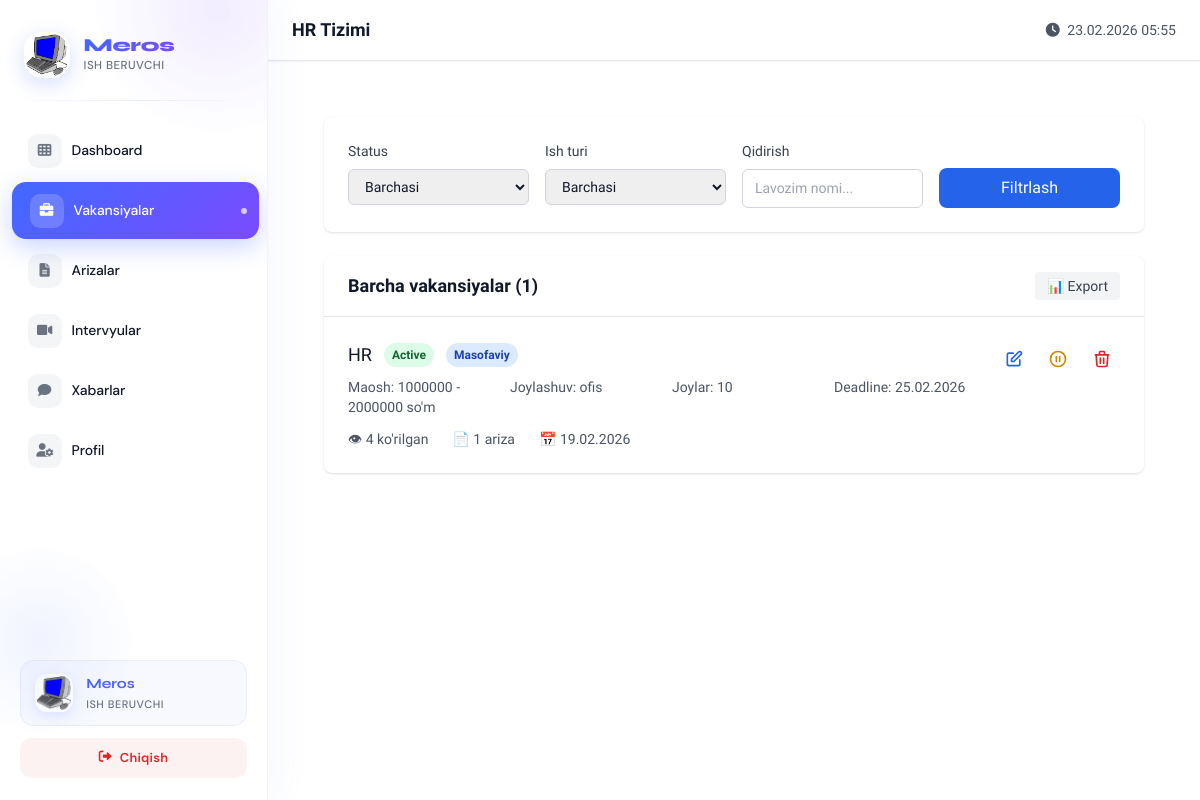
Before: /employer/jobs/ (signed in) with the older database file.
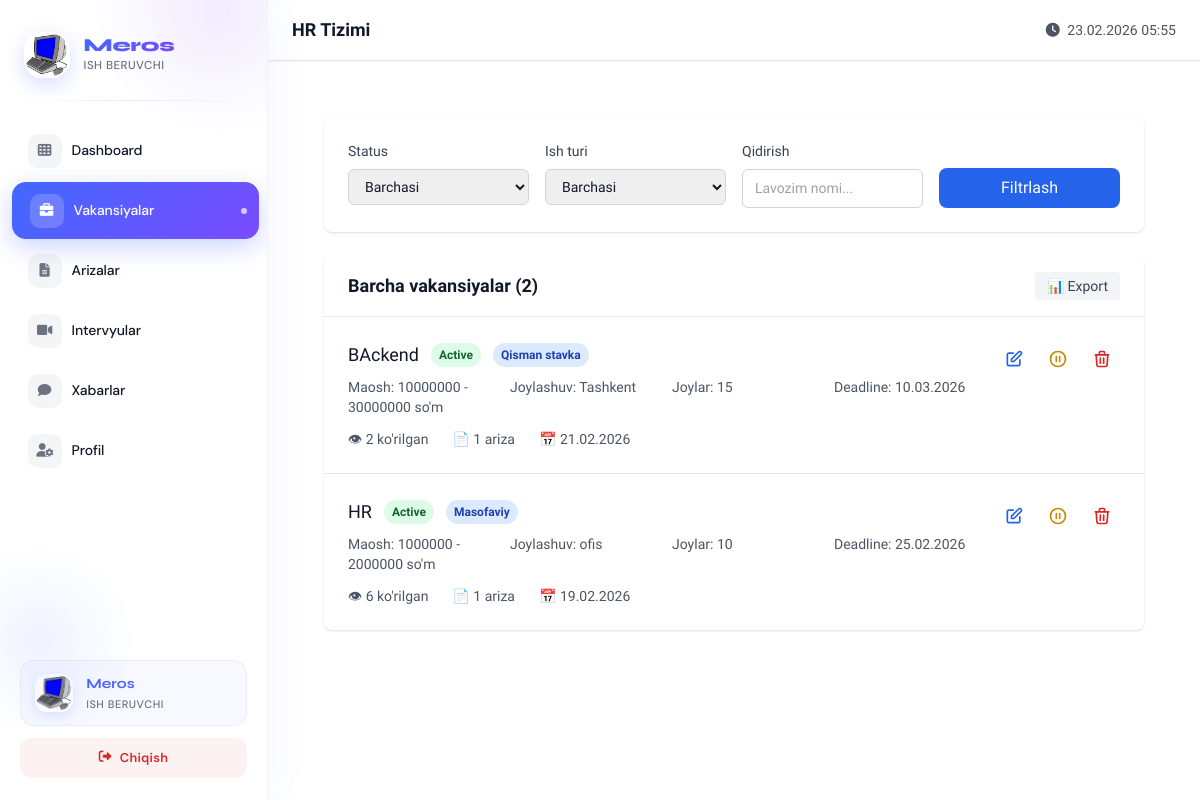
After: the same page with the newer database file.
### hr_bolim/models.py (models this page shows, shortened)
class EmployerJob(models.Model):
    STATUS_CHOICES = (
        ("draft", "Draft"),
        ("active", "Active"),
        ("closed", "Closed"),
        ("paused", "Paused"),
    )
    EMPLOYMENT_TYPE = (
        ("full-time", "To'liq stavka"),
        ("part-time", "Qisman stavka"),
        ("remote", "Masofaviy"),
        ("hybrid", "Gibrid"),
        ("internship", "Stajirovka"),
    )
    company = models.ForeignKey(Company, on_delete=models.CASCADE, related_name='jobs')
    title = models.CharField(max_length=200)
    employment_type = models.CharField(max_length=50, choices=EMPLOYMENT_TYPE)
    salary_min = models.DecimalField(max_digits=12, decimal_places=0, blank=True, null=True)
    salary_max = models.DecimalField(max_digits=12, decimal_places=0, blank=True, null=True)
    requirements = models.TextField()
    responsibilities = models.TextField()
    benefits = models.TextField(blank=True, null=True)
    location = models.CharField(max_length=200)
    deadline = models.DateTimeField()
    positions_count = models.PositiveIntegerField(default=1)
    status = models.CharField(max_length=20, choices=STATUS_CHOICES, default="draft")
    view_count = models.PositiveIntegerField(default=0)
    application_count = models.PositiveIntegerField(default=0)
    created_at = models.DateTimeField(auto_now_add=True)
    updated_at = models.DateTimeField(auto_now=True)

### hr_bolim/views.py (the view)
# urls.py: path('employer/jobs/', employer_jobs, name='employer_jobs'),
@login_required
@employer_required
def employer_jobs(request):
    try:
        company = Company.objects.get(user=request.user)
    except Company.DoesNotExist:
        return redirect('employer_register')
    jobs = EmployerJob.objects.filter(company=company).order_by('-created_at')
    context = {
        'company': company,
        'jobs': jobs,
    }
    return render(request, 'hr_bolim/employer/jobs.html', context)

### hr_bolim/views.py (called while the page is built)
def employer_required(view_func):
    @wraps(view_func)
    def _wrapped(request, *args, **kwargs):
        if not request.user.is_authenticated:
            from django.contrib.auth.views import redirect_to_login
            return redirect_to_login(request.get_full_path())
        if getattr(request.user, 'role', None) != 'employer':
            return redirect('home')
        return view_func(request, *args, **kwargs)
    return _wrapped

### hr_bolim/templates/hr_bolim/employer/jobs.html (shortened to what this page needs)
{% extends 'hr_bolim/base_with_sidebar.html' %}
{% load static %}
{% block employer_content %}
<div class="max-w-7xl mx-auto px-4 sm:px-6 lg:px-8 py-8">
        <div class="bg-white rounded-lg shadow p-6 mb-6">
            <div class="grid grid-cols-1 md:grid-cols-4 gap-4">
                <div>
                    <label class="block text-sm font-medium text-gray-700 mb-2">Status</label>
                    <select class="form-input" id="statusFilter">
                        <option value="">Barchasi</option>
                    </select>
                </div>
                <div>
                    <label class="block text-sm font-medium text-gray-700 mb-2">Ish turi</label>
                    <select class="form-input" id="typeFilter">
                        <option value="">Barchasi</option>
                    </select>
                </div>
                <div>
                    <label class="block text-sm font-medium text-gray-700 mb-2">Qidirish</label>
                    <input type="text" id="searchInput" placeholder="Lavozim nomi..." class="form-input">
                </div>
                <div class="flex items-end">
                    <button onclick="filterJobs()" class="w-full px-4 py-2 bg-blue-600 text-white rounded-lg hover:bg-blue-700">
                        Filtrlash
                    </button>
                </div>
            </div>
        </div>
        <div class="bg-white rounded-lg shadow">
            <div class="px-6 py-4 border-b border-gray-200">
                <div class="flex justify-between items-center">
                    <h2 class="text-lg font-semibold text-gray-900">Barcha vakansiyalar ({{ jobs.count }})</h2>
                    <div class="flex space-x-2">
                        <button onclick="exportJobs()" class="px-3 py-1 text-sm bg-gray-100 text-gray-700 rounded hover:bg-gray-200">
                            📊 Export
                        </button>
                    </div>
                </div>
            </div>
            <div class="divide-y divide-gray-200">
                {% for job in jobs %}
                <div class="p-6 hover:bg-gray-50 job-item" data-status="{{ job.status }}" data-type="{{ job.employment_type }}" data-title="{{ job.title|lower }}">
                    <div class="flex justify-between items-start">
                        <div class="flex-1">
                            <div class="flex items-center space-x-3">
                                <h3 class="text-lg font-medium text-gray-900">{{ job.title }}</h3>
                                <span class="inline-flex px-2 py-1 text-xs font-semibold rounded-full
                                    {% if job.status == 'active' %}bg-green-100 text-green-800
                                    {% elif job.status == 'draft' %}bg-gray-100 text-gray-800
                                    {% elif job.status == 'closed' %}bg-red-100 text-red-800
                                    {% else %}bg-yellow-100 text-yellow-800{% endif %}">
                                    {{ job.get_status_display }}
                                </span>
                                <span class="inline-flex px-2 py-1 text-xs font-semibold rounded-full bg-blue-100 text-blue-800">
                                    {{ job.get_employment_type_display }}
                                </span>
                            </div>
                            <div class="mt-2 grid grid-cols-2 md:grid-cols-4 gap-4 text-sm text-gray-600">
                                <div>
                                    <span class="font-medium">Maosh:</span>
                                    {% if job.salary_min and job.salary_max %}
                                        {{ job.salary_min }} - {{ job.salary_max }} so'm
                                    {% elif job.salary_min %}
                                        {{ job.salary_min }} so'm dan
                                    {% else %}
                                        Kelishilgan
                                    {% endif %}
                                </div>
                                <div>
                                    <span class="font-medium">Joylashuv:</span> {{ job.location }}
                                </div>
                                <div>
                                    <span class="font-medium">Joylar:</span> {{ job.positions_count }}
                                </div>
                                <div>
                                    <span class="font-medium">Deadline:</span> {{ job.deadline|date:"d.m.Y" }}
                                </div>
                            </div>
                            <div class="mt-3 flex items-center space-x-6 text-sm text-gray-600">
                                <span>👁 {{ job.view_count }} ko'rilgan</span>
                                <span>📄 {{ job.application_count }} ariza</span>
                                <span>📅 {{ job.created_at|date:"d.m.Y" }}</span>
                            </div>
                        </div>
                        <div class="ml-4 flex space-x-2">
                            <a href="{% url 'edit_job' job.id %}" class="p-2 text-blue-600 hover:bg-blue-50 rounded-lg" title="Tahrirlash">
                                <svg class="w-5 h-5" fill="none" stroke="currentColor" viewBox="0 0 24 24">
                                    <path stroke-linecap="round" stroke-linejoin="round" stroke-width="2" d="M11 5H6a2 2 0 00-2 2v11a2 2 0 002 2h11a2 2 0 002-2v-5m-1.414-9.414a2 2 0 112.828 2.828L11.828 15H9v-2.828l8.586-8.586z"></path>
                                </svg>
                            </a>
                            {% if job.status == 'active' %}
                                <button onclick="toggleJobStatus({{ job.id }}, 'paused')" class="p-2 text-yellow-600 hover:bg-yellow-50 rounded-lg" title="Pauza">
                                    <svg class="w-5 h-5" fill="none" stroke="currentColor" viewBox="0 0 24 24">
                                        <path stroke-linecap="round" stroke-linejoin="round" stroke-width="2" d="M10 9v6m4-6v6m7-3a9 9 0 11-18 0 9 9 0 0118 0z"></path>
                                    </svg>
                                </button>
                            {% endif %}
                            <button onclick="deleteJob({{ job.id }})" class="p-2 text-red-600 hover:bg-red-50 rounded-lg" title="O'chirish">
                                <svg class="w-5 h-5" fill="none" stroke="currentColor" viewBox="0 0 24 24">
                                    <path stroke-linecap="round" stroke-linejoin="round" stroke-width="2" d="M19 7l-.867 12.142A2 2 0 0116.138 21H7.862a2 2 0 01-1.995-1.858L5 7m5 4v6m4-6v6m1-10V4a1 1 0 00-1-1h-4a1 1 0 00-1 1v3M4 7h16"></path>
                                </svg>
                            </button>
                        </div>
                    </div>
                </div>
                {% endfor %}
            </div>
        </div>
    </div>
</div>
{% endblock %}

### hr_bolim/templates/hr_bolim/base_with_sidebar.html (shortened to what this page needs)
{% load static %}
<!DOCTYPE html>
<html lang="uz">
<head>
    <script src="https://cdn.tailwindcss.com"></script>
    <link rel="stylesheet" href="https://cdnjs.cloudflare.com/ajax/libs/font-awesome/6.0.0/css/all.min.css">
</head>
<body>
    {% include 'hr_bolim/components/sidebar.html' %}
    <div class="main-content-with-sidebar">
        <header class="bg-white shadow-sm border-b border-gray-200">
            <div class="px-6 py-4">
                <div class="flex justify-between items-center">
                    <h2 class="text-lg font-semibold text-gray-900">{% block page_title %}HR Tizimi{% endblock %}</h2>
                    <div class="flex items-center space-x-4">
                        <span class="text-sm text-gray-600">
                            <i class="fas fa-clock mr-1"></i>
                            {% now "d.m.Y H:i" %}
                        </span>
                    </div>
                </div>
            </div>
        </header>
        <main class="px-6 py-6">
            {% block employer_content %}
            {% endblock %}
    </body>
</html>

### hr_bolim/templates/hr_bolim/components/sidebar.html (shortened to what this page needs)
<div class="universal-sidebar" id="universalSidebar">
    <div class="sidebar-header">
        <div class="sidebar-logo">
            <img class="sidebar-logo-avatar" src="/media/company_logos/komp.png" alt="Meros">
            <div class="sidebar-logo-info">
                <div class="sidebar-logo-text">Meros</div>
                <div class="sidebar-subtitle">Ish beruvchi</div>
            </div>
        </div>
    </div>
    <div class="sidebar-divider"></div>
    <nav class="sidebar-nav">
        {% if request.user.role == 'candidate' %}
            {% include 'hr_bolim/components/candidate_sidebar_content.html' %}
        {% elif request.user.role == 'employer' %}
            {% include 'hr_bolim/components/employer_sidebar_content.html' %}
        {% elif request.user.role == 'admin' %}
            {% include 'hr_bolim/components/admin_sidebar_content.html' %}
        {% endif %}
    </nav>
    <div class="sidebar-footer">
        <div class="sidebar-footer-top">
            <img class="sidebar-footer-avatar" src="/media/company_logos/komp.png" alt="Meros">
            <div class="sidebar-footer-info">
                <div class="sidebar-footer-name">Meros</div>
                <div class="sidebar-footer-role">Ish beruvchi</div>
            </div>
        </div>
        <div class="sidebar-actions">
            <form method="post" action="{% url 'logout' %}" style="margin:0;">
                <button type="submit" class="sidebar-action-btn sidebar-action-logout" style="border:none; cursor:pointer;">
                    <i class="fas fa-sign-out-alt"></i> Chiqish
                </button>
            </form>
        </div>
    </div>
</div>

### hr_bolim/templates/hr_bolim/components/employer_sidebar_content.html
<div class="sidebar-section">
    <a href="{% url 'employer_dashboard' %}" class="sidebar-link {% if request.resolver_match.url_name == 'employer_dashboard' %}active{% endif %}">
        <div class="sidebar-link-icon">
            <i class="fas fa-th"></i>
        </div>
        <div class="sidebar-link-text">Dashboard</div>
    </a>
    <a href="{% url 'employer_jobs' %}" class="sidebar-link {% if request.resolver_match.url_name == 'employer_jobs' %}active{% endif %}">
        <div class="sidebar-link-icon">
            <i class="fas fa-briefcase"></i>
        </div>
        <div class="sidebar-link-text">Vakansiyalar</div>
    </a>
    <a href="{% url 'employer_applications' %}" class="sidebar-link {% if request.resolver_match.url_name == 'employer_applications' %}active{% endif %}">
        <div class="sidebar-link-icon">
            <i class="fas fa-file-alt"></i>
        </div>
        <div class="sidebar-link-text">Arizalar</div>
    </a>
    <a href="{% url 'employer_interviews' %}" class="sidebar-link {% if request.resolver_match.url_name == 'employer_interviews' %}active{% endif %}">
        <div class="sidebar-link-icon">
            <i class="fas fa-video"></i>
        </div>
        <div class="sidebar-link-text">Intervyular</div>
    </a>
    <a href="{% url 'employer_messages' %}" class="sidebar-link {% if request.resolver_match.url_name == 'employer_messages' %}active{% endif %}">
        <div class="sidebar-link-icon">
            <i class="fas fa-comment"></i>
        </div>
        <div class="sidebar-link-text">Xabarlar</div>
    </a>
    <a href="{% url 'employer_profile' %}" class="sidebar-link {% if request.resolver_match.url_name == 'employer_profile' %}active{% endif %}">
        <div class="sidebar-link-icon">
            <i class="fas fa-user-cog"></i>
        </div>
        <div class="sidebar-link-text">Profil</div>
    </a>
</div>

### hr_bolim/templates/hr_bolim/base_with_sidebar.html (style rules this page uses)
* { margin: 0; padding: 0; box-sizing: border-box; }
body { font-family: 'Onest', -apple-system, BlinkMacSystemFont, sans-serif; color: var(--text-dark); line-height: 1.6; overflow-x: hidden; background: var(--bg-light); }

### hr_bolim/templates/hr_bolim/employer/jobs.html (style rules this page uses)
.form-input { width: 100%; padding: 8px 12px; border: 1px solid #d1d5db; border-radius: 6px; font-size: 14px; }

Changed rows visible on the page:
added EmployerJob: title "BAckend", status "Active", employment_type "Qisman stavka", salary_min "10000000", salary_max "30000000", location "Tashkent", positions_count "15", deadline "10.03.2026", view_count "2", application_count "1", created_at "21.02.2026"
changed EmployerJob "HR": view_count "4" → "6"
Other visible differences:
{{ jobs.count }}: "1" → "2"
